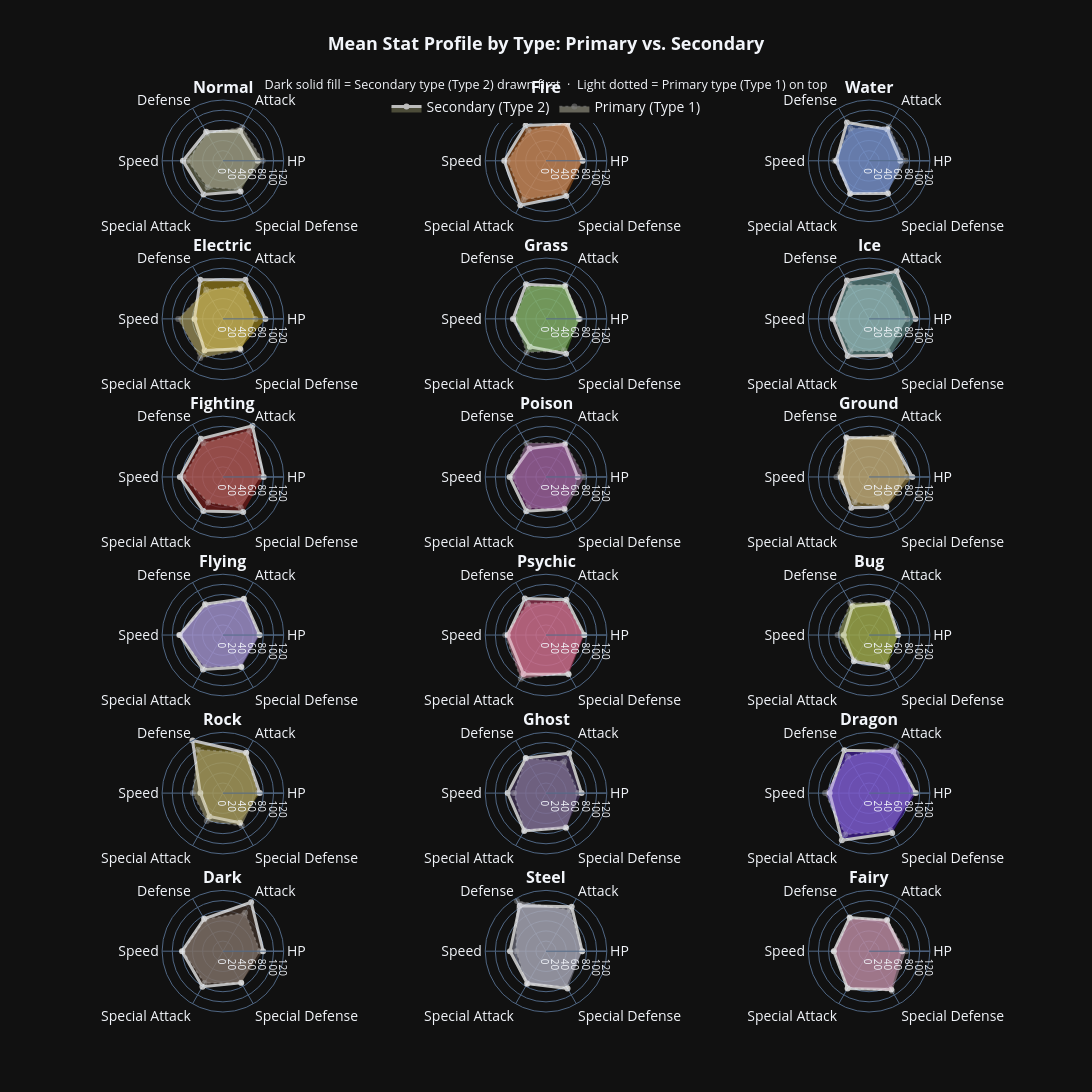

The notebook cell this image was saved under:
### Code cell
# --- 2d: Stat fingerprint ScatterPolar — Primary vs. Secondary type ---
# Type 2 drawn FIRST (behind): darker shade, opacity=0.72, thick solid white border
# Type 1 drawn SECOND (on top): lighter shade, opacity=0.45, thin dotted border
STAT_THETA = ['HP', 'Attack', 'Defense', 'Speed', 'Special Attack', 'Special Defense']
TYPE_ORDER = list(TYPE_COLORS.keys())

all_means = []
for t in TYPE_ORDER:
    for subset in [pokes[pokes['Type 1'] == t], pokes[pokes['Type 2'] == t]]:
        if len(subset) > 0:
            all_means.extend(subset[STAT_THETA].mean().tolist())
POLAR_MAX = int(np.ceil(max(all_means) / 10) * 10)

ROWS, COLS = 6, 3
fig = make_subplots(
    rows=ROWS, cols=COLS,
    specs=[[{'type': 'polar'}] * COLS] * ROWS,
    subplot_titles=[f'<b>{t}</b>' for t in TYPE_ORDER],
    vertical_spacing=0.04,
    horizontal_spacing=0.04,
)

for idx, t in enumerate(TYPE_ORDER):
    row = idx // COLS + 1
    col = idx % COLS + 1

    # --- Type 2 FIRST (drawn behind): dark shade, high opacity, thick border ---
    t2 = pokes[pokes['Type 2'] == t]
    if len(t2) > 0:
        fig.add_trace(go.Scatterpolar(
            r=t2[STAT_THETA].mean().tolist(),
            theta=STAT_THETA,
            fill='toself',
            fillcolor=TYPE_COLORS_DARK[t],
            opacity=0.72,
            line=dict(color='white', width=3),
            name='Secondary (Type 2)',
            legendgroup='type2',
            showlegend=(idx == 0),
        ), row, col)

    # --- Type 1 SECOND (drawn on top): light shade, lower opacity, thin dotted ---
    t1 = pokes[pokes['Type 1'] == t]
    if len(t1) > 0:
        fig.add_trace(go.Scatterpolar(
            r=t1[STAT_THETA].mean().tolist(),
            theta=STAT_THETA,
            fill='toself',
            fillcolor=TYPE_COLORS_LIGHT[t],
            opacity=0.45,
            line=dict(color='rgba(255,255,255,0.6)', width=1.5, dash='dot'),
            name='Primary (Type 1)',
            legendgroup='type1',
            showlegend=(idx == 0),
        ), row, col)

polar_kwargs = {}
for i in range(1, 19):
    key = 'polar' if i == 1 else f'polar{i}'
    polar_kwargs[key] = dict(radialaxis=dict(
        range=[0, POLAR_MAX], showticklabels=True, tickfont=dict(size=10),
    ))

fig.update_layout(
    **polar_kwargs,
    title=dict(
        text=(
            '<b>Mean Stat Profile by Type: Primary vs. Secondary</b><br><br>'
            '<sup>Dark solid fill = Secondary type (Type 2) drawn first  ·  '
            'Light dotted = Primary type (Type 1) on top</sup>'
        ),
        x=0.5, font=dict(size=18),
    ),
    height=_H * 2,
    width=_W,
    template=_T,
    legend=dict(orientation='h', y=1.01, x=0.5, xanchor='center'),
    font=dict(size=14),
)
fig.show()

### Figure 1 — Plotly figure (JSON) as saved in the notebook; plotly's stock layout.template omitted (floating-point values rounded to 4 significant figures)
{"data": [{"fill": "toself", "fillcolor": "#646449", "legendgroup": "type2", "line": {"color": "white", "width": 3}, "name": "Secondary (Type 2)", "opacity": 0.72, "r": [68.55, 67.9, 66.0, 78.85, 76.6, 69.8], "showlegend": true, "subplot": "polar", "theta": ["HP", "Attack", "Defense", "Speed", "Special Attack", "Special Defense"], "type": "scatterpolar"}, {"fill": "toself", "fillcolor": "#cfceb5", "legendgroup": "type1", "line": {"color": "rgba(255,255,255,0.6)", "dash": "dot", "width": 1.5}, "name": "Primary (Type 1)", "opacity": 0.45, "r": [78.62, 76.29, 62.43, 69.82, 60.37, 65.57], "showlegend": true, "subplot": "polar", "theta": ["HP", "Attack", "Defense", "Speed", "Special Attack", "Special Defense"], "type": "scatterpolar"}, {"fill": "toself", "fillcolor": "#8e4d1c", "legendgroup": "type2", "line": {"color": "white", "width": 3}, "name": "Secondary (Type 2)", "opacity": 0.72, "r": [72.43, 83.62, 80.33, 82.38, 101.2, 80.1], "showlegend": false, "subplot": "polar2", "theta": ["HP", "Attack", "Defense", "Speed", "Special Attack", "Special Defense"], "type": "scatterpolar"}, {"fill": "toself", "fillcolor": "#f5b98d", "legendgroup": "type1", "line": {"color": "rgba(255,255,255,0.6)", "dash": "dot", "width": 1.5}, "name": "Primary (Type 1)", "opacity": 0.45, "r": [71.77, 87.15, 69.53, 75.86, 88.51, 73.25], "showlegend": false, "subplot": "polar2", "theta": ["HP", "Attack", "Defense", "Speed", "Special Attack", "Special Defense"], "type": "scatterpolar"}, {"fill": "toself", "fillcolor": "#3b5690", "legendgroup": "type2", "line": {"color": "white", "width": 3}, "name": "Secondary (Type 2)", "opacity": 0.72, "r": [61.52, 71.65, 87.35, 65.0, 74.48, 74.78], "showlegend": false, "subplot": "polar3", "theta": ["HP", "Attack", "Defense", "Speed", "Special Attack", "Special Defense"], "type": "scatterpolar"}, {"fill": "toself", "fillcolor": "#a9c1f6", "legendgroup": "type1", "line": {"color": "rgba(255,255,255,0.6)", "dash": "dot", "width": 1.5}, "name": "Primary (Type 1)", "opacity": 0.45, "r": [72.28, 78.1, 73.44, 68.58, 75.91, 71.43], "showlegend": false, "subplot": "polar3", "theta": ["HP", "Attack", "Defense", "Speed", "Special Attack", "Special Defense"], "type": "scatterpolar"}, {"fill": "toself", "fillcolor": "#947c1a", "legendgroup": "type2", "line": {"color": "white", "width": 3}, "name": "Secondary (Type 2)", "opacity": 0.72, "r": [84.0, 89.0, 89.08, 56.15, 72.08, 67.92], "showlegend": false, "subplot": "polar4", "theta": ["HP", "Attack", "Defense", "Speed", "Special Attack", "Special Defense"], "type": "scatterpolar"}, {"fill": "toself", "fillcolor": "#fae58a", "legendgroup": "type1", "line": {"color": "rgba(255,255,255,0.6)", "dash": "dot", "width": 1.5}, "name": "Primary (Type 1)", "opacity": 0.45, "r": [64.23, 74.07, 66.15, 88.12, 89.27, 70.99], "showlegend": false, "subplot": "polar4", "theta": ["HP", "Attack", "Defense", "Speed", "Special Attack", "Special Defense"], "type": "scatterpolar"}, {"fill": "toself", "fillcolor": "#49772d", "legendgroup": "type2", "line": {"color": "white", "width": 3}, "name": "Secondary (Type 2)", "opacity": 0.72, "r": [65.03, 74.55, 79.03, 65.09, 63.64, 79.33], "showlegend": false, "subplot": "polar5", "theta": ["HP", "Attack", "Defense", "Speed", "Special Attack", "Special Defense"], "type": "scatterpolar"}, {"fill": "toself", "fillcolor": "#b5e09c", "legendgroup": "type1", "line": {"color": "rgba(255,255,255,0.6)", "dash": "dot", "width": 1.5}, "name": "Primary (Type 1)", "opacity": 0.45, "r": [67.39, 77.69, 73.38, 61.23, 76.88, 71.62], "showlegend": false, "subplot": "polar5", "theta": ["HP", "Attack", "Defense", "Speed", "Special Attack", "Special Defense"], "type": "scatterpolar"}, {"fill": "toself", "fillcolor": "#5a8280", "legendgroup": "type2", "line": {"color": "white", "width": 3}, "name": "Secondary (Type 2)", "opacity": 0.72, "r": [91.62, 108.4, 87.21, 71.54, 84.42, 82.62], "showlegend": false, "subplot": "polar6", "theta": ["HP", "Attack", "Defense", "Speed", "Special Attack", "Special Defense"], "type": "scatterpolar"}, {"fill": "toself", "fillcolor": "#c5eae8", "legendgroup": "type1", "line": {"color": "rgba(255,255,255,0.6)", "dash": "dot", "width": 1.5}, "name": "Primary (Type 1)", "opacity": 0.45, "r": [75.19, 77.72, 76.44, 67.84, 73.26, 73.3], "showlegend": false, "subplot": "polar6", "theta": ["HP", "Attack", "Defense", "Speed", "Special Attack", "Special Defense"], "type": "scatterpolar"}, {"fill": "toself", "fillcolor": "#741b18", "legendgroup": "type2", "line": {"color": "white", "width": 3}, "name": "Secondary (Type 2)", "opacity": 0.72, "r": [80.56, 116.5, 87.16, 84.96, 77.4, 80.13], "showlegend": false, "subplot": "polar7", "theta": ["HP", "Attack", "Defense", "Speed", "Special Attack", "Special Defense"], "type": "scatterpolar"}, {"fill": "toself", "fillcolor": "#dd8c88", "legendgroup": "type1", "line": {"color": "rgba(255,255,255,0.6)", "dash": "dot", "width": 1.5}, "name": "Primary (Type 1)", "opacity": 0.45, "r": [74.05, 105.4, 77.12, 77.88, 57.95, 70.23], "showlegend": false, "subplot": "polar7", "theta": ["HP", "Attack", "Defense", "Speed", "Special Attack", "Special Defense"], "type": "scatterpolar"}, {"fill": "toself", "fillcolor": "#612560", "legendgroup": "type2", "line": {"color": "white", "width": 3}, "name": "Secondary (Type 2)", "opacity": 0.72, "r": [62.57, 74.0, 64.61, 71.73, 78.08, 72.47], "showlegend": false, "subplot": "polar8", "theta": ["HP", "Attack", "Defense", "Speed", "Special Attack", "Special Defense"], "type": "scatterpolar"}, {"fill": "toself", "fillcolor": "#cc94cb", "legendgroup": "type1", "line": {"color": "rgba(255,255,255,0.6)", "dash": "dot", "width": 1.5}, "name": "Primary (Type 1)", "opacity": 0.45, "r": [75.58, 77.16, 77.58, 66.8, 70.16, 75.32], "showlegend": false, "subplot": "polar8", "theta": ["HP", "Attack", "Defense", "Speed", "Special Attack", "Special Defense"], "type": "scatterpolar"}, {"fill": "toself", "fillcolor": "#87723c", "legendgroup": "type2", "line": {"color": "white", "width": 3}, "name": "Secondary (Type 2)", "opacity": 0.72, "r": [85.32, 87.64, 90.02, 55.55, 69.95, 68.43], "showlegend": false, "subplot": "polar9", "theta": ["HP", "Attack", "Defense", "Speed", "Special Attack", "Special Defense"], "type": "scatterpolar"}, {"fill": "toself", "fillcolor": "#efdbaa", "legendgroup": "type1", "line": {"color": "rgba(255,255,255,0.6)", "dash": "dot", "width": 1.5}, "name": "Primary (Type 1)", "opacity": 0.45, "r": [74.94, 96.86, 87.45, 64.43, 57.31, 67.24], "showlegend": false, "subplot": "polar9", "theta": ["HP", "Attack", "Defense", "Speed", "Special Attack", "Special Defense"], "type": "scatterpolar"}, {"fill": "toself", "fillcolor": "#655591", "legendgroup": "type2", "line": {"color": "white", "width": 3}, "name": "Secondary (Type 2)", "opacity": 0.72, "r": [72.55, 82.72, 70.28, 85.34, 78.53, 73.02], "showlegend": false, "subplot": "polar10", "theta": ["HP", "Attack", "Defense", "Speed", "Special Attack", "Special Defense"], "type": "scatterpolar"}, {"fill": "toself", "fillcolor": "#cfc1f8", "legendgroup": "type1", "line": {"color": "rgba(255,255,255,0.6)", "dash": "dot", "width": 1.5}, "name": "Primary (Type 1)", "opacity": 0.45, "r": [70.9, 81.9, 67.4, 86.8, 72.6, 70.9], "showlegend": false, "subplot": "polar10", "theta": ["HP", "Attack", "Defense", "Speed", "Special Attack", "Special Defense"], "type": "scatterpolar"}, {"fill": "toself", "fillcolor": "#953351", "legendgroup": "type2", "line": {"color": "white", "width": 3}, "name": "Secondary (Type 2)", "opacity": 0.72, "r": [75.66, 80.69, 83.45, 75.6, 88.71, 89.31], "showlegend": false, "subplot": "polar11", "theta": ["HP", "Attack", "Defense", "Speed", "Special Attack", "Special Defense"], "type": "scatterpolar"}, {"fill": "toself", "fillcolor": "#fba1bd", "legendgroup": "type1", "line": {"color": "rgba(255,255,255,0.6)", "dash": "dot", "width": 1.5}, "name": "Primary (Type 1)", "opacity": 0.45, "r": [73.83, 75.72, 71.54, 80.46, 99.47, 86.75], "showlegend": false, "subplot": "polar11", "theta": ["HP", "Attack", "Defense", "Speed", "Special Attack", "Special Defense"], "type": "scatterpolar"}, {"fill": "toself", "fillcolor": "#636f0f", "legendgroup": "type2", "line": {"color": "white", "width": 3}, "name": "Secondary (Type 2)", "opacity": 0.72, "r": [57.33, 72.22, 65.44, 49.89, 60.0, 72.11], "showlegend": false, "subplot": "polar12", "theta": ["HP", "Attack", "Defense", "Speed", "Special Attack", "Special Defense"], "type": "scatterpolar"}, {"fill": "toself", "fillcolor": "#ced881", "legendgroup": "type1", "line": {"color": "rgba(255,255,255,0.6)", "dash": "dot", "width": 1.5}, "name": "Primary (Type 1)", "opacity": 0.45, "r": [57.41, 73.41, 73.78, 62.19, 56.51, 66.31], "showlegend": false, "subplot": "polar12", "theta": ["HP", "Attack", "Defense", "Speed", "Special Attack", "Special Defense"], "type": "scatterpolar"}, {"fill": "toself", "fillcolor": "#6d6020", "legendgroup": "type2", "line": {"color": "white", "width": 3}, "name": "Secondary (Type 2)", "opacity": 0.72, "r": [72.79, 92.0, 120.0, 44.53, 53.32, 67.32], "showlegend": false, "subplot": "polar13", "theta": ["HP", "Attack", "Defense", "Speed", "Special Attack", "Special Defense"], "type": "scatterpolar"}, {"fill": "toself", "fillcolor": "#d6cb90", "legendgroup": "type1", "line": {"color": "rgba(255,255,255,0.6)", "dash": "dot", "width": 1.5}, "name": "Primary (Type 1)", "opacity": 0.45, "r": [68.72, 91.75, 98.77, 59.43, 63.61, 74.03], "showlegend": false, "subplot": "polar13", "theta": ["HP", "Attack", "Defense", "Speed", "Special Attack", "Special Defense"], "type": "scatterpolar"}, {"fill": "toself", "fillcolor": "#45345a", "legendgroup": "type2", "line": {"color": "white", "width": 3}, "name": "Secondary (Type 2)", "opacity": 0.72, "r": [70.23, 91.09, 79.81, 75.6, 86.05, 78.47], "showlegend": false, "subplot": "polar14", "theta": ["HP", "Attack", "Defense", "Speed", "Special Attack", "Special Defense"], "type": "scatterpolar"}, {"fill": "toself", "fillcolor": "#b2a2c5", "legendgroup": "type1", "line": {"color": "rgba(255,255,255,0.6)", "dash": "dot", "width": 1.5}, "name": "Primary (Type 1)", "opacity": 0.45, "r": [63.28, 72.11, 78.89, 63.23, 84.0, 79.83], "showlegend": false, "subplot": "polar14", "theta": ["HP", "Attack", "Defense", "Speed", "Special Attack", "Special Defense"], "type": "scatterpolar"}, {"fill": "toself", "fillcolor": "#421f97", "legendgroup": "type2", "line": {"color": "white", "width": 3}, "name": "Secondary (Type 2)", "opacity": 0.72, "r": [92.15, 95.0, 97.79, 77.81, 107.5, 91.09], "showlegend": false, "subplot": "polar15", "theta": ["HP", "Attack", "Defense", "Speed", "Special Attack", "Special Defense"], "type": "scatterpolar"}, {"fill": "toself", "fillcolor": "#af8ffd", "legendgroup": "type1", "line": {"color": "rgba(255,255,255,0.6)", "dash": "dot", "width": 1.5}, "name": "Primary (Type 1)", "opacity": 0.45, "r": [88.58, 106.8, 83.42, 86.81, 94.58, 85.12], "showlegend": false, "subplot": "polar15", "theta": ["HP", "Attack", "Defense", "Speed", "Special Attack", "Special Defense"], "type": "scatterpolar"}, {"fill": "toself", "fillcolor": "#43342a", "legendgroup": "type2", "line": {"color": "white", "width": 3}, "name": "Secondary (Type 2)", "opacity": 0.72, "r": [79.27, 111.5, 73.97, 80.79, 80.82, 72.18], "showlegend": false, "subplot": "polar16", "theta": ["HP", "Attack", "Defense", "Speed", "Special Attack", "Special Defense"], "type": "scatterpolar"}, {"fill": "toself", "fillcolor": "#b0a299", "legendgroup": "type1", "line": {"color": "rgba(255,255,255,0.6)", "dash": "dot", "width": 1.5}, "name": "Primary (Type 1)", "opacity": 0.45, "r": [72.85, 87.68, 72.17, 78.8, 72.46, 72.31], "showlegend": false, "subplot": "polar16", "theta": ["HP", "Attack", "Defense", "Speed", "Special Attack", "Special Defense"], "type": "scatterpolar"}, {"fill": "toself", "fillcolor": "#6d6d7b", "legendgroup": "type2", "line": {"color": "white", "width": 3}, "name": "Secondary (Type 2)", "opacity": 0.72, "r": [71.32, 101.5, 103.8, 71.02, 73.7, 85.05], "showlegend": false, "subplot": "polar17", "theta": ["HP", "Attack", "Defense", "Speed", "Special Attack", "Special Defense"], "type": "scatterpolar"}, {"fill": "toself", "fillcolor": "#d7d7e4", "legendgroup": "type1", "line": {"color": "rgba(255,255,255,0.6)", "dash": "dot", "width": 1.5}, "name": "Primary (Type 1)", "opacity": 0.45, "r": [71.23, 93.57, 114.2, 58.83, 75.57, 80.43], "showlegend": false, "subplot": "polar17", "theta": ["HP", "Attack", "Defense", "Speed", "Special Attack", "Special Defense"], "type": "scatterpolar"}, {"fill": "toself", "fillcolor": "#804f67", "legendgroup": "type2", "line": {"color": "white", "width": 3}, "name": "Secondary (Type 2)", "opacity": 0.72, "r": [65.38, 70.36, 76.89, 69.53, 85.02, 87.42], "showlegend": false, "subplot": "polar18", "theta": ["HP", "Attack", "Defense", "Speed", "Special Attack", "Special Defense"], "type": "scatterpolar"}, {"fill": "toself", "fillcolor": "#e8bbd1", "legendgroup": "type1", "line": {"color": "rgba(255,255,255,0.6)", "dash": "dot", "width": 1.5}, "name": "Primary (Type 1)", "opacity": 0.45, "r": [72.91, 71.56, 74.41, 68.91, 83.44, 90.85], "showlegend": false, "subplot": "polar18", "theta": ["HP", "Attack", "Defense", "Speed", "Special Attack", "Special Defense"], "type": "scatterpolar"}], "layout": {"annotations": [{"font": {"size": 16}, "showarrow": false, "text": "<b>Normal</b>", "x": 0.1533, "xanchor": "center", "xref": "paper", "y": 1.0, "yanchor": "bottom", "yref": "paper"}, {"font": {"size": 16}, "showarrow": false, "text": "<b>Fire</b>", "x": 0.5, "xanchor": "center", "xref": "paper", "y": 1.0, "yanchor": "bottom", "yref": "paper"}, {"font": {"size": 16}, "showarrow": false, "text": "<b>Water</b>", "x": 0.8467, "xanchor": "center", "xref": "paper", "y": 1.0, "yanchor": "bottom", "yref": "paper"}, {"font": {"size": 16}, "showarrow": false, "text": "<b>Electric</b>", "x": 0.1533, "xanchor": "center", "xref": "paper", "y": 0.8267, "yanchor": "bottom", "yref": "paper"}, {"font": {"size": 16}, "showarrow": false, "text": "<b>Grass</b>", "x": 0.5, "xanchor": "center", "xref": "paper", "y": 0.8267, "yanchor": "bottom", "yref": "paper"}, {"font": {"size": 16}, "showarrow": false, "text": "<b>Ice</b>", "x": 0.8467, "xanchor": "center", "xref": "paper", "y": 0.8267, "yanchor": "bottom", "yref": "paper"}, {"font": {"size": 16}, "showarrow": false, "text": "<b>Fighting</b>", "x": 0.1533, "xanchor": "center", "xref": "paper", "y": 0.6533, "yanchor": "bottom", "yref": "paper"}, {"font": {"size": 16}, "showarrow": false, "text": "<b>Poison</b>", "x": 0.5, "xanchor": "center", "xref": "paper", "y": 0.6533, "yanchor": "bottom", "yref": "paper"}, {"font": {"size": 16}, "showarrow": false, "text": "<b>Ground</b>", "x": 0.8467, "xanchor": "center", "xref": "paper", "y": 0.6533, "yanchor": "bottom", "yref": "paper"}, {"font": {"size": 16}, "showarrow": false, "text": "<b>Flying</b>", "x": 0.1533, "xanchor": "center", "xref": "paper", "y": 0.48, "yanchor": "bottom", "yref": "paper"}, {"font": {"size": 16}, "showarrow": false, "text": "<b>Psychic</b>", "x": 0.5, "xanchor": "center", "xref": "paper", "y": 0.48, "yanchor": "bottom", "yref": "paper"}, {"font": {"size": 16}, "showarrow": false, "text": "<b>Bug</b>", "x": 0.8467, "xanchor": "center", "xref": "paper", "y": 0.48, "yanchor": "bottom", "yref": "paper"}, {"font": {"size": 16}, "showarrow": false, "text": "<b>Rock</b>", "x": 0.1533, "xanchor": "center", "xref": "paper", "y": 0.3067, "yanchor": "bottom", "yref": "paper"}, {"font": {"size": 16}, "showarrow": false, "text": "<b>Ghost</b>", "x": 0.5, "xanchor": "center", "xref": "paper", "y": 0.3067, "yanchor": "bottom", "yref": "paper"}, {"font": {"size": 16}, "showarrow": false, "text": "<b>Dragon</b>", "x": 0.8467, "xanchor": "center", "xref": "paper", "y": 0.3067, "yanchor": "bottom", "yref": "paper"}, {"font": {"size": 16}, "showarrow": false, "text": "<b>Dark</b>", "x": 0.1533, "xanchor": "center", "xref": "paper", "y": 0.1333, "yanchor": "bottom", "yref": "paper"}, {"font": {"size": 16}, "showarrow": false, "text": "<b>Steel</b>", "x": 0.5, "xanchor": "center", "xref": "paper", "y": 0.1333, "yanchor": "bottom", "yref": "paper"}, {"font": {"size": 16}, "showarrow": false, "text": "<b>Fairy</b>", "x": 0.8467, "xanchor": "center", "xref": "paper", "y": 0.1333, "yanchor": "bottom", "yref": "paper"}], "font": {"size": 14}, "height": 2400, "legend": {"orientation": "h", "x": 0.5, "xanchor": "center", "y": 1.01}, "polar": {"domain": {"x": [0.0, 0.3067], "y": [0.8667, 1.0]}, "radialaxis": {"range": [0, 120], "showticklabels": true, "tickfont": {"size": 10}}}, "polar10": {"domain": {"x": [0.0, 0.3067], "y": [0.3467, 0.48]}, "radialaxis": {"range": [0, 120], "showticklabels": true, "tickfont": {"size": 10}}}, "polar11": {"domain": {"x": [0.3467, 0.6533], "y": [0.3467, 0.48]}, "radialaxis": {"range": [0, 120], "showticklabels": true, "tickfont": {"size": 10}}}, "polar12": {"domain": {"x": [0.6933, 1.0], "y": [0.3467, 0.48]}, "radialaxis": {"range": [0, 120], "showticklabels": true, "tickfont": {"size": 10}}}, "polar13": {"domain": {"x": [0.0, 0.3067], "y": [0.1733, 0.3067]}, "radialaxis": {"range": [0, 120], "showticklabels": true, "tickfont": {"size": 10}}}, "polar14": {"domain": {"x": [0.3467, 0.6533], "y": [0.1733, 0.3067]}, "radialaxis": {"range": [0, 120], "showticklabels": true, "tickfont": {"size": 10}}}, "polar15": {"domain": {"x": [0.6933, 1.0], "y": [0.1733, 0.3067]}, "radialaxis": {"range": [0, 120], "showticklabels": true, "tickfont": {"size": 10}}}, "polar16": {"domain": {"x": [0.0, 0.3067], "y": [0.0, 0.1333]}, "radialaxis": {"range": [0, 120], "showticklabels": true, "tickfont": {"size": 10}}}, "polar17": {"domain": {"x": [0.3467, 0.6533], "y": [0.0, 0.1333]}, "radialaxis": {"range": [0, 120], "showticklabels": true, "tickfont": {"size": 10}}}, "polar18": {"domain": {"x": [0.6933, 1.0], "y": [0.0, 0.1333]}, "radialaxis": {"range": [0, 120], "showticklabels": true, "tickfont": {"size": 10}}}, "polar2": {"domain": {"x": [0.3467, 0.6533], "y": [0.8667, 1.0]}, "radialaxis": {"range": [0, 120], "showticklabels": true, "tickfont": {"size": 10}}}, "polar3": {"domain": {"x": [0.6933, 1.0], "y": [0.8667, 1.0]}, "radialaxis": {"range": [0, 120], "showticklabels": true, "tickfont": {"size": 10}}}, "polar4": {"domain": {"x": [0.0, 0.3067], "y": [0.6933, 0.8267]}, "radialaxis": {"range": [0, 120], "showticklabels": true, "tickfont": {"size": 10}}}, "polar5": {"domain": {"x": [0.3467, 0.6533], "y": [0.6933, 0.8267]}, "radialaxis": {"range": [0, 120], "showticklabels": true, "tickfont": {"size": 10}}}, "polar6": {"domain": {"x": [0.6933, 1.0], "y": [0.6933, 0.8267]}, "radialaxis": {"range": [0, 120], "showticklabels": true, "tickfont": {"size": 10}}}, "polar7": {"domain": {"x": [0.0, 0.3067], "y": [0.52, 0.6533]}, "radialaxis": {"range": [0, 120], "showticklabels": true, "tickfont": {"size": 10}}}, "polar8": {"domain": {"x": [0.3467, 0.6533], "y": [0.52, 0.6533]}, "radialaxis": {"range": [0, 120], "showticklabels": true, "tickfont": {"size": 10}}}, "polar9": {"domain": {"x": [0.6933, 1.0], "y": [0.52, 0.6533]}, "radialaxis": {"range": [0, 120], "showticklabels": true, "tickfont": {"size": 10}}}, "title": {"font": {"size": 18}, "text": "<b>Mean Stat Profile by Type: Primary vs. Secondary</b><br><br><sup>Dark solid fill = Secondary type (Type 2) drawn first  ·  Light dotted = Primary type (Type 1) on top</sup>", "x": 0.5}, "width": 2000}}
